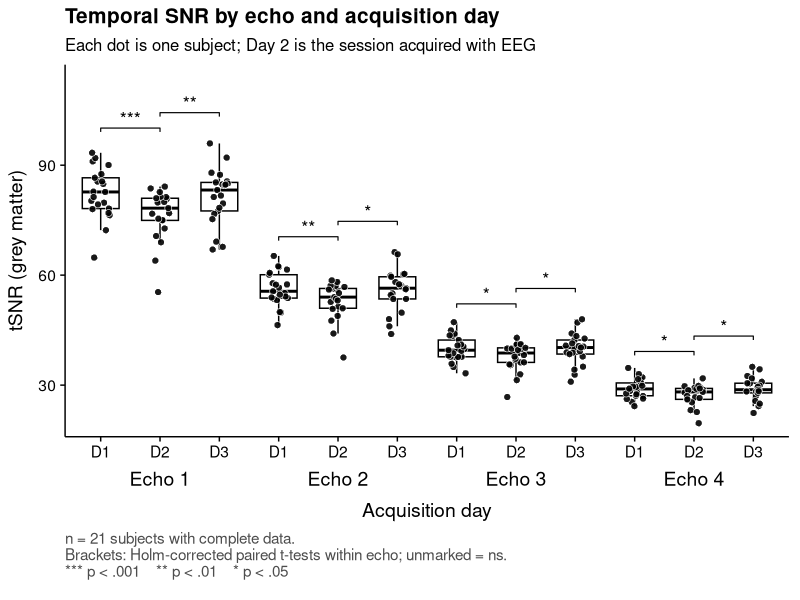
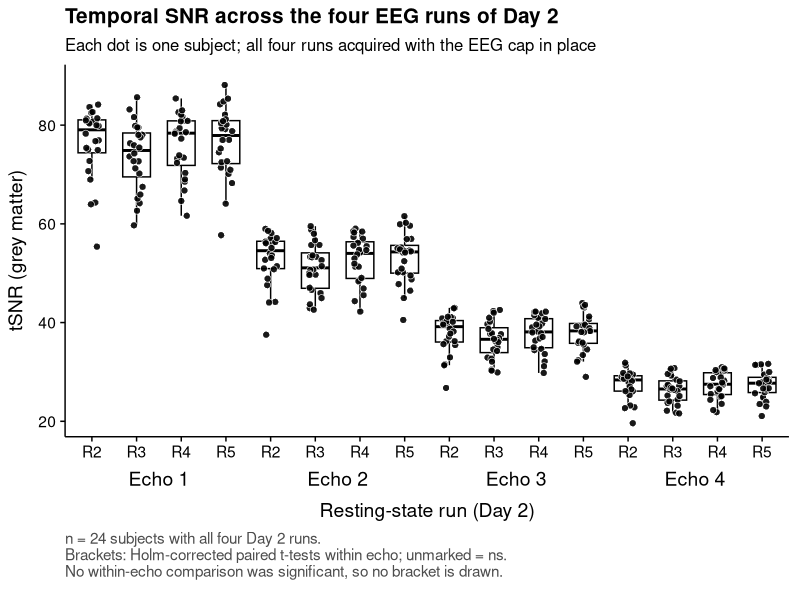
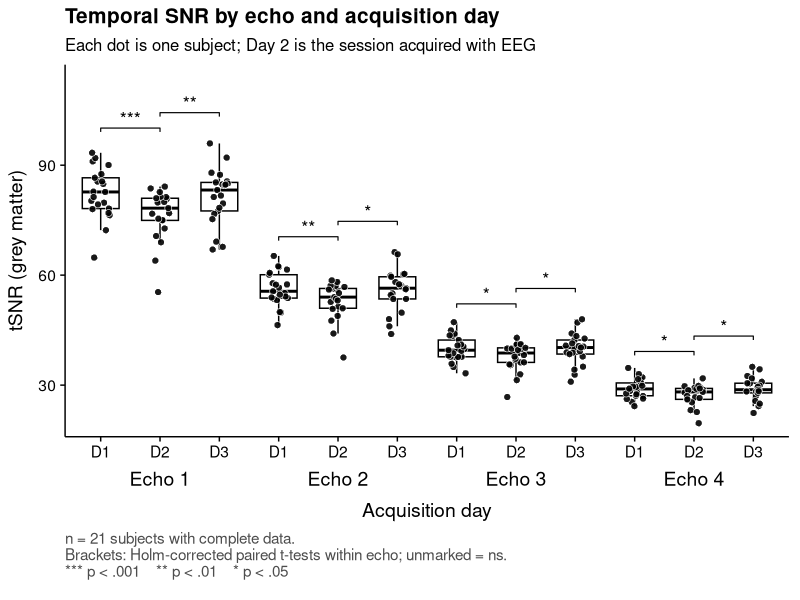
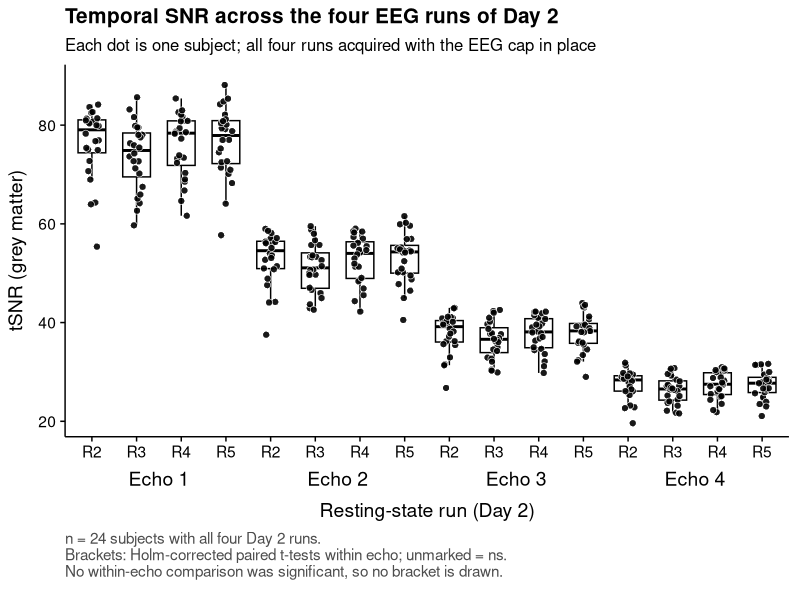

These figures' R source, in order:
## ---- chunk 1
knitr::opts_chunk$set(
  echo = TRUE, message = FALSE, warning = FALSE,
  fig.width = 8, fig.height = 5.5, dpi = 200,
  dev.args = list(bg = "white")
)
library(ggplot2)
library(tidyr)
library(dplyr)
library(rstatix)
library(knitr)

# Figures are written to figures/ as PNG, so that they render on GitHub in
# RESULTS.md. 17 x 12 cm is A4 text width, i.e. manuscript size.
dir.create("figures", showWarnings = FALSE)
save_fig <- function(name, plot, w = 17, h = 12) {
  ggsave(file.path("figures", paste0(name, ".png")), plot,
         width = w, height = h, units = "cm", dpi = 200)
}
## ---- chunk 2
tsnr <- read.csv(
  "tSNR_results.txt",
  header     = TRUE,
  na.strings = c("NA", "NaN", "")
)

names(tsnr)[1] <- "ID"
value_cols <- setdiff(names(tsnr), "ID")

str(tsnr)
## ---- chunk 3
tsnr_long <- tsnr |>
  pivot_longer(
    cols      = all_of(value_cols),
    names_to  = "scan",
    values_to = "tSNR"
  ) |>
  mutate(
    scan = factor(scan, levels = value_cols),
    run  = as.integer(sub("^r(\\d+)e\\d+$", "\\1", scan)),
    echo = factor(as.integer(sub("^r\\d+e(\\d+)$", "\\1", scan)))
  ) |>
  filter(!is.na(tSNR))

head(tsnr_long)
## ---- chunk 4
p_stars <- function(p) {
  ifelse(p < 0.001, "***",
  ifelse(p < 0.01,  "**",
  ifelse(p < 0.05,  "*", NA_character_)))
}

# Lowest free vertical tier per bracket, so that overlapping spans stack
# instead of being drawn on top of each other.
pack_tiers <- function(xmin, xmax, pad = 0.35) {
  tier <- integer(length(xmin))
  for (i in seq_along(xmin)) {
    j <- seq_len(i - 1L)
    t <- 1L
    while (any(tier[j] == t & xmin[i] <= xmax[j] + pad & xmax[i] >= xmin[j] - pad)) {
      t <- t + 1L
    }
    tier[i] <- t
  }
  tier
}

# x-axis cells: one box per echo x group combination, ordered echo-major so the
# groups being compared sit next to each other.
add_cells <- function(d) {
  d   <- d |> mutate(echo = droplevels(echo), grp = droplevels(grp))
  lev <- paste0(rep(levels(d$echo), each = nlevels(d$grp)), "_", levels(d$grp))
  d |> mutate(
    cell = factor(paste0(as.character(echo), "_", as.character(grp)), levels = lev)
  )
}

# pw: within-echo pairwise table with columns echo, group1, group2, p.adj.
# Returns a list of layers, empty if nothing is significant.
sig_geom <- function(pw, d, step_frac = 0.055, tick_frac = 0.014) {
  grp  <- levels(d$grp)
  span <- diff(range(d$tSNR))
  step <- step_frac * span
  tick <- tick_frac * span

  y_echo <- d |>
    group_by(echo) |>
    summarise(y0 = max(tSNR), .groups = "drop") |>
    mutate(echo = as.character(echo))

  b <- pw |>
    ungroup() |>
    mutate(label = p_stars(p.adj), echo = as.character(echo)) |>
    filter(!is.na(label)) |>
    mutate(
      e    = match(echo, levels(d$echo)),
      xmin = (e - 1) * length(grp) + pmin(match(group1, grp), match(group2, grp)),
      xmax = (e - 1) * length(grp) + pmax(match(group1, grp), match(group2, grp))
    ) |>
    left_join(y_echo, by = "echo") |>
    arrange(e, xmax - xmin, xmin) |>
    group_by(e) |>
    mutate(tier = pack_tiers(xmin, xmax)) |>
    ungroup() |>
    mutate(y = y0 + tier * step)

  if (nrow(b) == 0) return(list())

  # Four points per bracket: down-tick, across, down-tick.
  paths <- data.frame(
    id = rep(seq_len(nrow(b)), each = 4),
    x  = as.vector(rbind(b$xmin, b$xmin, b$xmax, b$xmax)),
    y  = as.vector(rbind(b$y - tick, b$y, b$y, b$y - tick))
  )

  list(
    geom_path(
      data = paths, aes(x = x, y = y, group = id),
      colour = "black", linewidth = 0.4, inherit.aes = FALSE
    ),
    geom_text(
      data = b, aes(x = (xmin + xmax) / 2, y = y, label = label),
      vjust = -0.15, size = 4.6, colour = "black", inherit.aes = FALSE
    ),
    expand_limits(y = max(b$y) + 1.8 * step)
  )
}
## ---- chunk 5
base_font <- 14   # readable when the 8 x 5.5 in figure is placed on A4

theme_tsnr <- theme_classic(base_size = base_font) +
  theme(
    panel.grid       = element_blank(),
    axis.line        = element_line(colour = "black", linewidth = 0.5),
    axis.ticks       = element_line(colour = "black", linewidth = 0.5),
    axis.text        = element_text(colour = "black"),
    axis.title       = element_text(colour = "black"),
    axis.title.x     = element_text(margin = margin(t = 30)),
    axis.title.y     = element_text(margin = margin(r = 8)),
    plot.title       = element_text(face = "bold", size = base_font + 1),
    plot.subtitle    = element_text(size = base_font - 2),
    plot.caption     = element_text(size = base_font - 3, hjust = 0, colour = "grey30"),
    plot.margin      = margin(6, 8, 14, 6)
  )

theme_set(theme_tsnr)
## ---- chunk 6
tsnr_panel <- function(d, pw = NULL, title, subtitle, caption, x_title,
                       short = identity) {
  n_g <- nlevels(d$grp)

  # One label per echo, centred under that echo's block of boxes.
  echo_tier <- data.frame(
    x     = (seq_len(nlevels(d$echo)) - 1) * n_g + (n_g + 1) / 2,
    label = paste0("Echo ", levels(d$echo))
  )

  # Jitter is horizontal only, so no point is drawn at a false tSNR value.
  p <- ggplot(d, aes(x = cell, y = tSNR)) +
    geom_boxplot(
      fill = "white", colour = "black",
      linewidth = 0.5, width = 0.62,
      outlier.shape = NA          # outliers are already shown as points below
    ) +
    geom_point(
      position = position_jitter(width = 0.16, height = 0, seed = 42),
      shape = 21, fill = "black", colour = "white",
      size = 2.1, stroke = 0.35, alpha = 0.9
    ) +
    geom_text(
      data = echo_tier, aes(x = x, y = -Inf, label = label),
      vjust = 3.5, size = base_font / .pt, colour = "black",
      inherit.aes = FALSE
    ) +
    scale_x_discrete(labels = \(z) short(sub("^[^_]+_", "", z))) +
    scale_y_continuous(expand = expansion(mult = c(0.04, 0.06))) +
    coord_cartesian(clip = "off") +
    labs(
      title = title, subtitle = subtitle, caption = caption,
      x = x_title, y = "tSNR (grey matter)"
    )

  if (!is.null(pw)) p <- p + sig_geom(pw, d)
  p
}
## ---- chunk 7
runs_keep <- c(1, 2, 6)
day_labels <- c("Day 1", "Day 2", "Day 3")

tsnr_day <- tsnr_long |>
  filter(run %in% runs_keep) |>
  mutate(
    day  = factor(run, levels = runs_keep, labels = day_labels),
    scan = droplevels(scan),
    echo = droplevels(echo)
  )

# The ANOVA is a fully within-subject design, so it needs subjects with a value
# in every day x echo cell.
n_cells <- length(runs_keep) * nlevels(tsnr_day$echo)

tsnr_rm <- tsnr_day |>
  group_by(ID) |>
  filter(dplyr::n() == n_cells) |>
  ungroup() |>
  mutate(ID = factor(ID), grp = day) |>
  add_cells()

cat(
  "Complete cases: ", n_distinct(tsnr_rm$ID), " of ",
  n_distinct(tsnr_day$ID), " subjects\n", sep = ""
)
## ---- chunk 8
tsnr_day |>
  group_by(ID) |>
  filter(dplyr::n() < n_cells) |>
  summarise(runs_present = paste(sort(unique(run)), collapse = ", "), .groups = "drop")
## ---- chunk 9
tsnr_rm |>
  group_by(echo, day) |>
  summarise(
    n      = dplyr::n(),
    mean   = mean(tSNR),
    sd     = sd(tSNR),
    median = median(tSNR),
    IQR    = IQR(tSNR),
    min    = min(tSNR),
    max    = max(tSNR),
    .groups = "drop"
  ) |>
  mutate(across(mean:max, ~ round(.x, 2)))
## ---- chunk 10
fit <- anova_test(tsnr_rm, dv = tSNR, wid = ID, within = c(day, echo))

get_anova_table(fit, correction = "auto")
## ---- chunk 11
fit$`Mauchly's Test for Sphericity`

fit$`Sphericity Corrections`
## ---- chunk 12
tsnr_rm |>
  group_by(day) |>
  summarise(mean = round(mean(tSNR), 2), sd = round(sd(tSNR), 2), .groups = "drop")

tsnr_rm |>
  group_by(echo) |>
  summarise(mean = round(mean(tSNR), 2), sd = round(sd(tSNR), 2), .groups = "drop")
## ---- chunk 13
day_posthoc <- tsnr_rm |>
  group_by(ID, day) |>
  summarise(tSNR = mean(tSNR), .groups = "drop") |>
  pairwise_t_test(tSNR ~ day, paired = TRUE, p.adjust.method = "holm")

day_posthoc |>
  select(group1, group2, statistic, df, p, p.adj, p.adj.signif)
## ---- chunk 14
day_by_echo <- tsnr_rm |>
  group_by(echo) |>
  pairwise_t_test(tSNR ~ day, paired = TRUE, p.adjust.method = "holm")

day_by_echo |>
  select(echo, group1, group2, statistic, df, p, p.adj, p.adj.signif)
## ---- chunk 15
p_tsnr <- tsnr_panel(
  tsnr_rm,
  pw       = day_by_echo,
  title    = "Temporal SNR by echo and acquisition day",
  subtitle = "Each dot is one subject; Day 2 is the session acquired with EEG",
  x_title  = "Acquisition day",
  caption  = paste0(
    "n = ", n_distinct(tsnr_rm$ID), " subjects with complete data.\n",
    "Brackets: Holm-corrected paired t-tests within echo; unmarked = ns.\n",
    "*** p < .001    ** p < .01    * p < .05"
  ),
  short = \(s) sub("^Day ", "D", s)
)

p_tsnr
## ---- chunk 16
# Vector copy at A4 text width, for inclusion in a manuscript.
save_fig("tSNR_boxplot", p_tsnr)
## ---- chunk 17
pct_day <- tsnr_rm |>
  group_by(echo, day) |>
  summarise(mean = mean(tSNR), .groups = "drop") |>
  pivot_wider(names_from = day, values_from = mean) |>
  mutate(
    `Day 2 vs Day 1 (%)` = 100 * (`Day 2` - `Day 1`) / `Day 1`,
    `Day 3 vs Day 1 (%)` = 100 * (`Day 3` - `Day 1`) / `Day 1`
  )

pct_day |>
  mutate(across(where(is.numeric), ~ round(.x, 2)))
## ---- chunk 18
fit_log <- tsnr_rm |>
  mutate(log_tSNR = log(tSNR)) |>
  anova_test(dv = log_tSNR, wid = ID, within = c(day, echo))

get_anova_table(fit_log, correction = "auto")
## ---- chunk 19
runs_d2   <- 2:5
run_labels <- paste("Rest", runs_d2)

tsnr_d2_all <- tsnr_long |>
  filter(run %in% runs_d2) |>
  mutate(
    run_f = factor(run, levels = runs_d2, labels = run_labels),
    scan  = droplevels(scan),
    echo  = droplevels(echo)
  )

n_cells_d2 <- length(runs_d2) * nlevels(tsnr_d2_all$echo)

tsnr_d2 <- tsnr_d2_all |>
  group_by(ID) |>
  filter(dplyr::n() == n_cells_d2) |>
  ungroup() |>
  mutate(ID = factor(ID), grp = run_f) |>
  add_cells()

cat(
  "Complete cases: ", n_distinct(tsnr_d2$ID), " of ",
  n_distinct(tsnr_d2_all$ID), " subjects with any Day 2 run\n", sep = ""
)
## ---- chunk 20
tsnr_d2_all |>
  group_by(ID) |>
  filter(dplyr::n() < n_cells_d2) |>
  summarise(runs_present = paste(sort(unique(run)), collapse = ", "), .groups = "drop")
## ---- chunk 21
tsnr_d2 |>
  group_by(echo, run_f) |>
  summarise(
    n      = dplyr::n(),
    mean   = mean(tSNR),
    sd     = sd(tSNR),
    median = median(tSNR),
    IQR    = IQR(tSNR),
    min    = min(tSNR),
    max    = max(tSNR),
    .groups = "drop"
  ) |>
  mutate(across(mean:max, ~ round(.x, 2)))
## ---- chunk 22
fit_d2 <- anova_test(tsnr_d2, dv = tSNR, wid = ID, within = c(run_f, echo))

get_anova_table(fit_d2, correction = "auto")
## ---- chunk 23
fit_d2$`Mauchly's Test for Sphericity`

fit_d2$`Sphericity Corrections`
## ---- chunk 24
tsnr_d2 |>
  group_by(run_f) |>
  summarise(mean = round(mean(tSNR), 2), sd = round(sd(tSNR), 2), .groups = "drop")

tsnr_d2 |>
  group_by(echo) |>
  summarise(mean = round(mean(tSNR), 2), sd = round(sd(tSNR), 2), .groups = "drop")
## ---- chunk 25
tsnr_d2 |>
  group_by(ID, run_f) |>
  summarise(tSNR = mean(tSNR), .groups = "drop") |>
  pairwise_t_test(tSNR ~ run_f, paired = TRUE, p.adjust.method = "holm") |>
  select(group1, group2, statistic, df, p, p.adj, p.adj.signif)
## ---- chunk 26
run_by_echo <- tsnr_d2 |>
  group_by(echo) |>
  pairwise_t_test(tSNR ~ run_f, paired = TRUE, p.adjust.method = "holm")

run_by_echo |>
  select(echo, group1, group2, statistic, df, p, p.adj, p.adj.signif)
## ---- chunk 27
n_sig_d2 <- sum(run_by_echo$p.adj < 0.05)
cat("Within-echo run comparisons surviving Holm correction: ", n_sig_d2,
    " of ", nrow(run_by_echo), "\n", sep = "")
## ---- chunk 28
p_d2 <- tsnr_panel(
  tsnr_d2,
  pw       = run_by_echo,
  title    = "Temporal SNR across the four EEG runs of Day 2",
  subtitle = "Each dot is one subject; all four runs acquired with the EEG cap in place",
  x_title  = "Resting-state run (Day 2)",
  caption  = paste0(
    "n = ", n_distinct(tsnr_d2$ID), " subjects with all four Day 2 runs.\n",
    "Brackets: Holm-corrected paired t-tests within echo; unmarked = ns.\n",
    if (n_sig_d2 == 0) "No within-echo comparison was significant, so no bracket is drawn."
    else "*** p < .001    ** p < .01    * p < .05"
  ),
  short = \(s) sub("^Rest ", "R", s)
)

p_d2
## ---- chunk 29
save_fig("tSNR_boxplot_day2", p_d2)
## ---- chunk 30
pct_d2 <- tsnr_d2 |>
  group_by(echo, run_f) |>
  summarise(mean = mean(tSNR), .groups = "drop") |>
  pivot_wider(names_from = run_f, values_from = mean) |>
  mutate(
    `Rest 3 vs Rest 2 (%)` = 100 * (`Rest 3` - `Rest 2`) / `Rest 2`,
    `Rest 4 vs Rest 2 (%)` = 100 * (`Rest 4` - `Rest 2`) / `Rest 2`,
    `Rest 5 vs Rest 2 (%)` = 100 * (`Rest 5` - `Rest 2`) / `Rest 2`
  )

pct_d2 |>
  mutate(across(where(is.numeric), ~ round(.x, 2)))
## ---- chunk 31
tsnr_d2 |>
  mutate(log_tSNR = log(tSNR)) |>
  anova_test(dv = log_tSNR, wid = ID, within = c(run_f, echo)) |>
  get_anova_table(correction = "auto")
## ---- chunk 32
at    <- get_anova_table(fit, correction = "auto")
atl   <- get_anova_table(fit_log, correction = "auto")
at2   <- get_anova_table(fit_d2, correction = "auto")
gv    <- function(tab, eff, col) tab[[col]][tab$Effect == eff]
n_sub <- n_distinct(tsnr_rm$ID)

em    <- function(e) round(mean(tsnr_rm$tSNR[tsnr_rm$echo == e]), 1)
dm    <- function(d) round(mean(tsnr_rm$tSNR[tsnr_rm$day  == d]), 1)
rm2m  <- function(r) round(mean(tsnr_d2$tSNR[tsnr_d2$run_f == r]), 1)

# Day 2 cost, as a percentage of the mean of the two non-EEG days.
d2_cost <- 100 * (dm("Day 2") - mean(c(dm("Day 1"), dm("Day 3")))) /
  mean(c(dm("Day 1"), dm("Day 3")))
pct_rng <- range(pct_day$`Day 2 vs Day 1 (%)`)
d13_rng <- range(abs(pct_day$`Day 3 vs Day 1 (%)`))
fmt_p   <- function(p) ifelse(p < 0.001, "< .001", paste0("= ", format(round(p, 3), nsmall = 3)))
## ---- chunk 33
sessionInfo()
